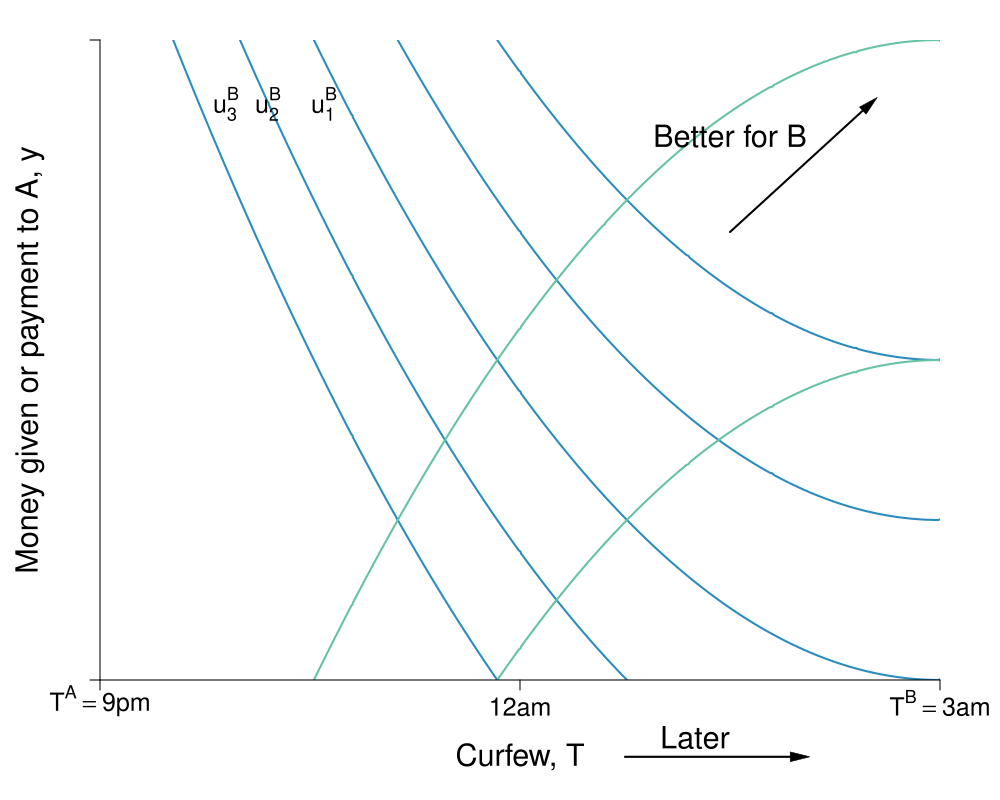

This figure's R source:
#Graph Designer: Simon Halliday, Scott Cohn
#Authors: Bowles and Halliday
#Title: Coordination, Conflict and Competition: A Text in Microeconomics

library(shape)
pdf(file = "what_can_markets_do/curfew_indifference_b2.pdf", width = 10, height = 8)

# Set parameters for graphics
axislabelsize <- 1.8
labelsize <- 1.5
namesize <- 1.8
annotatesize <- 1.5
graphlinewidth <- 2
segmentlinewidth <- 1.5

COL <- c("#7fc97f", "#beaed4", "#fdc086", "#ffff99", "#386cb0", "#f0027f", "#bf5b17", "#666666")
COLA <- c("#e0f3db", "#99d8c9","#66c2a4","#41ae76", "#238b45", "#005824")
COLB <- c("#c6dbef", "#4eb3d3", "#2b8cbe", "#0868ac","#084081")
COLC <- c("#fcfbfd", "#efedf5", "#dadaeb", "#bcbddc", "#9e9ac8", "#807dba", "#6a51a3", "#54278f", "#3f007d")
grays <- gray.colors(25, start = 1, end = 0, alpha = 1)

#Edited the margins to cater for the larger LHS labels
par(mar =  c(6, 5, 2, 3))

#proportion of wealth functions

MUb <- function(x, beta = 1/2, Tb = 9){
  2*beta*(Tb - x)
}

uA <- function(x, y, alpha = 1/2, Ta = 3){
  y - alpha*(Ta - x)^2
}

uB <- function(x, y, alpha = 1/2, Tb = 9){
  -y + alpha*(Tb - x)^2
}

uB2 <- function(x, y, alpha = 1/2, Tb = 9){
  y + alpha*(Tb - x)^2
}

MUa <- function(x, alpha = 1/2, Ta = 3){
  -2*alpha*(Ta - x)
}


#Add limits on axes and levels of utility for each function 
ylims <- c(0, 10)
xlims <- c(3, 9)
b <- c(-5, -2.5, 0, 2.5, 5)

b2 <- c(-5, -2.5, 0, 5, 10)
npts <- 501 
x <- seq(xlims[1], xlims[2], length.out = npts)
y <- seq(ylims[1], ylims[2], length.out = npts) 

plot(0, 0, xlim = xlims, ylim = ylims, type = "n",
     xlab = expression(paste("")),
     ylab = expression(paste("")), 
     xaxt = "n", 
     yaxt = "n", 
     cex.lab = axislabelsize, 
     bty = "n", 
     xaxs = "i", 
     yaxs = "i"
)
contour(x, y, 
        outer(x, y, uB),
        drawlabels = FALSE,
        col = COLB[3],
        lwd = graphlinewidth,
        levels = b, 
        xaxs = "i", 
        yaxs = "i", 
        add = TRUE)

contour(x, y,
        outer(x, y, uB2),
        drawlabels = FALSE,
        col = COLA[3],
        lwd = graphlinewidth,
        levels = b2,
        xaxs = "i",
        yaxs = "i",
        add = TRUE)

#x and y limits with plain axes without ticks/numbers to match previous graph; y axes on both sides

ticksx <- c(3, 6, 9)
xlabels <- c(expression(paste(T^A == 9*p*m)), expression(paste(12*a*m)),  expression(paste(T^B  == 3*a*m)))
#ticksy <- c(0, MUa(x = 7.5), MUa(x = 6), MUb(x = 7.5), ylims[2])
#ylabels <- c(NA, expression(paste(-u[T]^A*(T*minute))), expression(paste(-u[T]^A == u[T]^B)), expression(paste(u[T]^B*(T*minute))), NA)
ticksy <- c(ylims[1], ylims[2])
ylabels <- c(NA,  NA)

axis(1, at = ticksx,  pos = 0, labels = xlabels, cex.axis = labelsize)
axis(2, at = ticksy,  pos = 3, labels = ylabels, las = 1, cex.axis = labelsize)
#axis(4, at = ticksy2, pos = 9, labels = FALSE, las = 1, cex.axis = labelsize)


#Disutility polygon
# xrent <- c(3, 4.5, 9, 3)
# yrent <- c(MUa(3), MUa(4.5, alpha = 3/4), MUb(9), MUa(3))
# polygon(xrent, yrent, col = COL[4], density = NULL, border = NA)


npts <- 503 
xx1 <- seq(xlims[1], xlims[2], length.out = npts)
xx2 <- seq(0, xlims[2], length.out = npts)
xx3 <- seq(xlims[1], 0, length.out = npts)
xx4 <- seq(-11, 0, length.out = npts)
xx5 <- seq(xlims[1], xlims[2], length.out = npts)

#Axis labels and draw linear utility functions
text(6, -1.2, expression(paste("Curfew, T")), xpd = TRUE, cex = axislabelsize, srt = 0) 
#text(, side = 1, line = 2, cex = axislabelsize)
text(xlims[1] - 0.5, 0.5*ylims[2], expression(paste("Money given or payment to A, ", y)), xpd = TRUE, cex = axislabelsize, srt = 90) 

# lines(xx1, MUb(xx1), col = COLB[4], lwd = graphlinewidth)
#lines(xx1, MUa(xx1), col = COLA[5], lwd = graphlinewidth)
#lines(xx5, MUa(xx5, alpha = 3/4), col = COLA[5], lwd = segmentlinewidth, lty = 1)
#lines(xx1, MUb(xx1, beta = 1/4), col = COLB[4], lwd = segmentlinewidth, lty = 1)

#Label points on line

# text(6, MUa(6) + 0.2, expression(paste(i)), cex = labelsize)
# segments(6, 0, 6, MUa(6), lty = 2, col = grays[20], lwd = segmentlinewidth)
# segments(0, MUa(6), 6, MUa(6), lty = 2, col = grays[20], lwd = segmentlinewidth)
# points(6, MUa(6), pch = 16, col = "black", cex = 1.5)

# text(7.5 + 0.1, MUa(7.5) - 0.1, expression(paste(g)), cex = labelsize)
# segments(7.5, MUb(7.5), 0, MUb(7.5), lty = 2, col = grays[20], lwd = segmentlinewidth)
# segments(7.5, MUa(7.5), 0, MUa(7.5), lty = 2, col = grays[20], lwd = segmentlinewidth)
# segments(7.5, 0, 7.5, MUa(7.5), lty = 2, col = grays[20], lwd = segmentlinewidth)
# points(7.5, MUb(7.5), pch = 16, col = "black", cex = 1.5)

# text(7.5 + 0.1, MUb(7.5) + 0.1, expression(paste(h)), cex = labelsize)
# points(7.5, MUa(7.5), pch = 16, col = "black", cex = 1.5)

#Label relevant points on axes

#text(20, -.9, expression(paste("x*")), xpd = TRUE, cex = labelsize)
#text(33, -.9, expression(paste("a"[x])), xpd = TRUE, cex = labelsize)

#text(-2, 33, expression(paste(-u[x]^B*(x*minute))),  xpd = TRUE, cex = labelsize)
#text(-2, 7, expression(paste(u[x]^A*(x*minute))),  xpd = TRUE, cex = labelsize)

# text(4, 4, expression(paste("B's marginal disutility")), xpd = TRUE, cex = labelsize)
# text(4, 3.5, expression(paste(u[T]^B == 2*beta*(T^B - T))), xpd = TRUE, cex = labelsize)
# #text(4, 5.5, expression(paste(beta == frac(1,2))), xpd = TRUE, cex = labelsize)
# text(3.8, 3, expression(paste(beta == frac(1,4))), xpd = TRUE, cex = labelsize)


# text(7.75, 5.5, expression(paste("-A's marginal disutility ")),  xpd = TRUE, cex = labelsize)
# text(7.75, 5.2, expression(paste(-u[T]^A == -2*alpha*(T^A - T))),  xpd = TRUE, cex = labelsize)
# #text(7.75, 5.5, expression(paste(alpha == frac(1,2))), xpd = TRUE, cex = labelsize)
# text(7.75, 4.7, expression(paste(alpha == frac(3,4))), xpd = TRUE, cex = labelsize)

#Better for A arrow and label
text(7.5, 8.5, expression(paste("Better for B")), 
     xpd = TRUE, cex = axislabelsize )
Arrows(7.5, 7, 8.5, 9,
       col = "black", lty = 1, lwd = 2, 
       arr.type = "triangle",
       arr.lwd = 0.5, code = 2)
#arrows(6, 6, 3, 8, xpd = TRUE, length=0.1,angle=40,lwd=3)

text(4.6, 9, expression(paste( u[1]^B )), xpd = TRUE, cex = labelsize)
text(4.2, 9, expression(paste( u[2]^B )), xpd = TRUE, cex = labelsize)
text(3.9, 9, expression(paste( u[3]^B )), xpd = TRUE, cex = labelsize)

#Axis arrow
Arrows(6.75, -1.2, 8, -1.2,
       col = "black", lty = 1, lwd = 2, 
       arr.type = "triangle", xpd = TRUE,
       arr.lwd = 0.5, code = 2)

text(7.25, -0.9, expression(paste("Later")), 
     xpd = TRUE, cex = axislabelsize )

dev.off()
